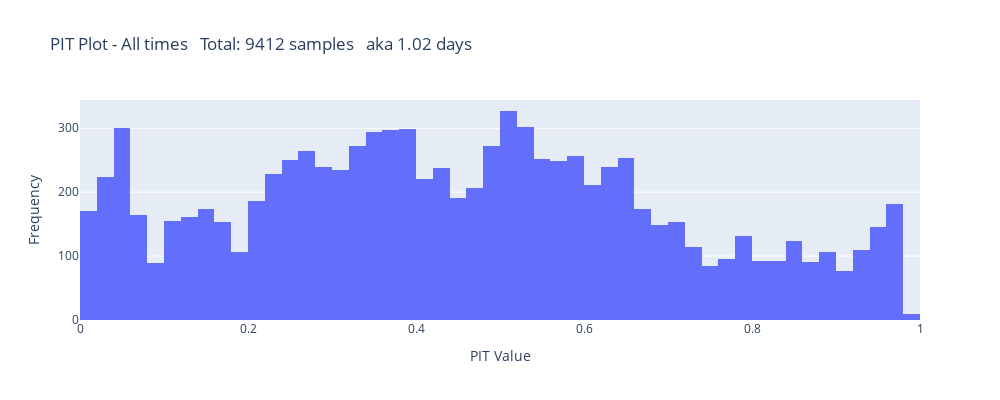
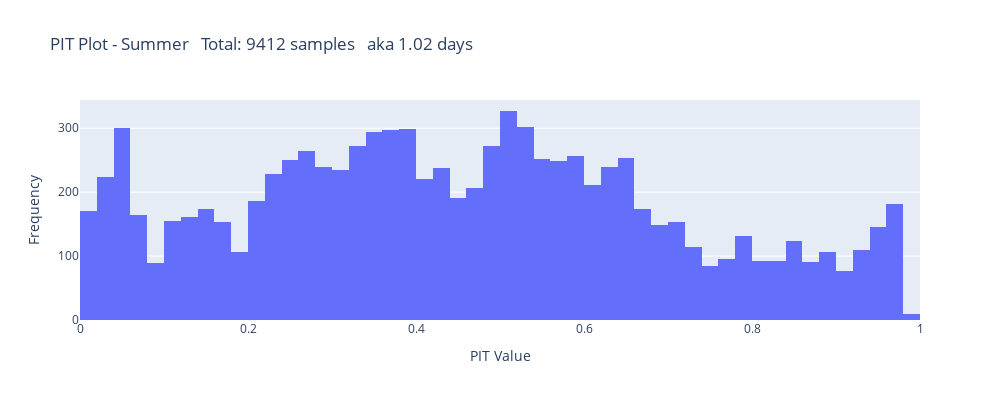

Notebook code cell kept with these figures, in order:
### Code cell
# check if freq is in path_quantile. If so, take it from there otherwise set it to 15
match = re.search(r'freq(\d+)', path_quantile)
if match:
    freq = int(match.group(1))
    print(freq)  
else:
    freq = 15
    print(f"No freq number found in string, using default freq={freq}")

fig = go.Figure()
fig.add_trace(go.Histogram(x=pit_full, xbins=dict(start=0, end=1, size=1/50), name='All times'))
pit_plot_layout(fig, title=f'PIT Plot - All times   Total: {len(pit_full)} samples   aka {round(len(pit_full)/(24* 60/freq)**2, 2)} days')

fig = go.Figure()
fig.add_trace(go.Histogram(x=pit_summer, xbins=dict(start=0, end=1, size=1/50), name='Summer'))
pit_plot_layout(fig, title=f'PIT Plot - Summer   Total: {len(pit_summer)} samples   aka {round(len(pit_summer)/(24* 60/freq)**2, 2)} days')


fig = go.Figure()
fig.add_trace(go.Histogram(x=pit_fall, xbins=dict(start=0, end=1, size=1/50), name='Fall'))
pit_plot_layout(fig, title=f'PIT Plot - Fall   Total: {len(pit_fall)} samples   aka {round(len(pit_fall)/(24* 60/freq)**2, 2)} days')


fig = go.Figure()
fig.add_trace(go.Histogram(x=pit_winter, xbins=dict(start=0, end=1, size=1/50), name='Winter'))
pit_plot_layout(fig, title=f'PIT Plot - Winter   Total: {len(pit_winter)} samples   aka {round(len(pit_winter)/(24* 60/freq)**2, 2)} days')


fig = go.Figure()
fig.add_trace(go.Histogram(x=pit_daytime, xbins=dict(start=0, end=1, size=1/50), name='Daytime'))
pit_plot_layout(fig, title=f'PIT Plot - Daytime   Total: {len(pit_daytime)} samples   aka {round(len(pit_daytime)/(24* 60/freq)**2, 2)} days')

fig = go.Figure()
fig.add_trace(go.Histogram(x=pit_night, xbins=dict(start=0, end=1, size=1/50), name='Nighttime'))
pit_plot_layout(fig, title=f'PIT Plot - Nighttime   Total: {len(pit_night)} samples   aka {round(len(pit_night)/(24* 60/freq)**2, 2)} days')

### Figure 1 — Plotly figure (JSON) as saved in the notebook; plotly's stock layout.template omitted (floating-point values rounded to 4 significant figures; data arrays with more than 128 entries replaced by an {"elided": "..."} marker saying what was removed)
{"data": [{"name": "All times", "type": "histogram", "x": {"elided": "9412 float values"}, "xbins": {"end": 1, "size": 0.02, "start": 0}}], "layout": {"height": 400, "title": {"text": "PIT Plot - All times   Total: 9412 samples   aka 1.02 days"}, "width": 1000, "xaxis": {"title": {"text": "PIT Value"}}, "yaxis": {"title": {"text": "Frequency"}}}}

### Figure 2 — Plotly figure (JSON) as saved in the notebook; plotly's stock layout.template omitted (floating-point values rounded to 4 significant figures; data arrays with more than 128 entries replaced by an {"elided": "..."} marker saying what was removed)
{"data": [{"name": "Summer", "type": "histogram", "x": {"elided": "9412 float values"}, "xbins": {"end": 1, "size": 0.02, "start": 0}}], "layout": {"height": 400, "title": {"text": "PIT Plot - Summer   Total: 9412 samples   aka 1.02 days"}, "width": 1000, "xaxis": {"title": {"text": "PIT Value"}}, "yaxis": {"title": {"text": "Frequency"}}}}
